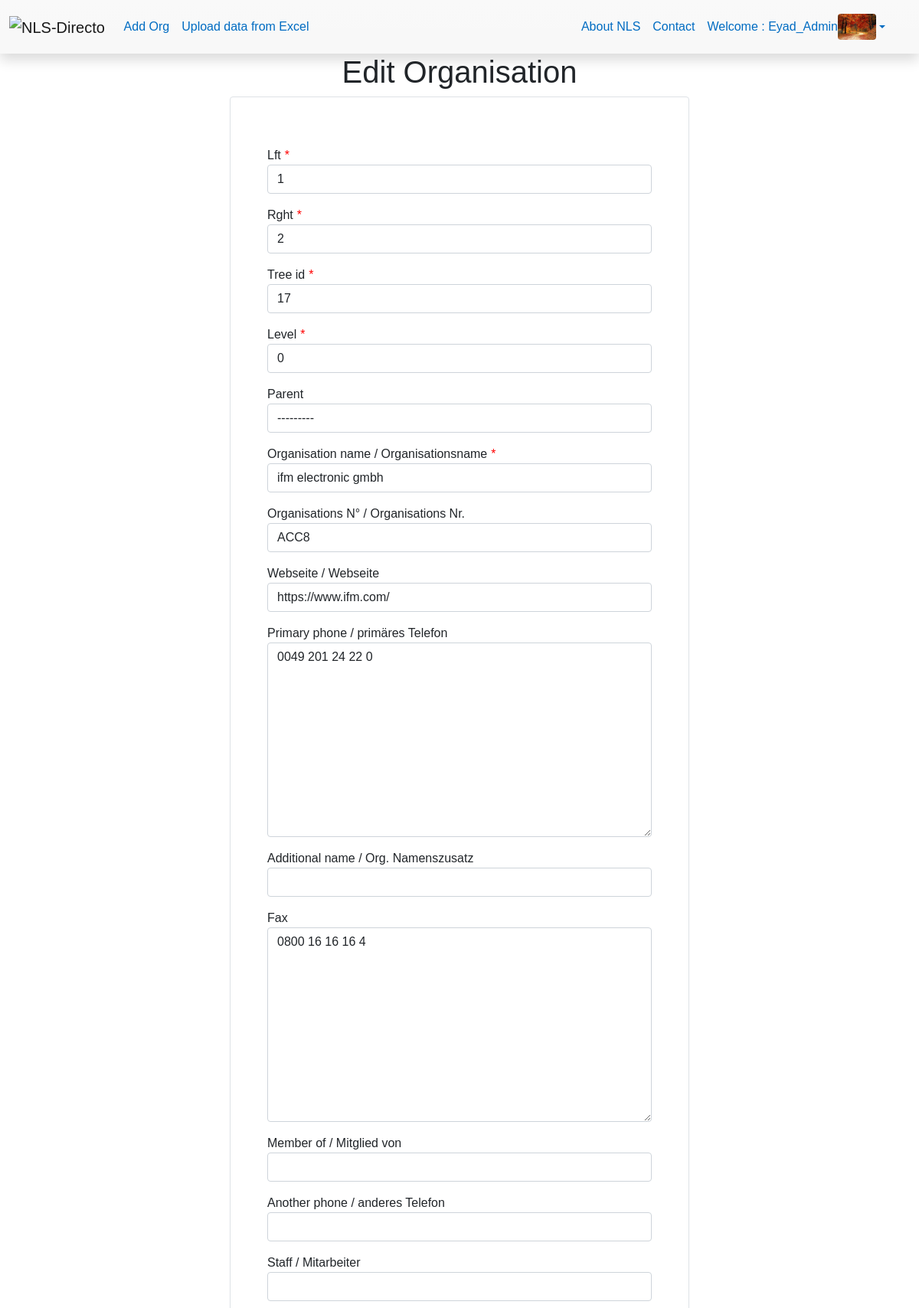
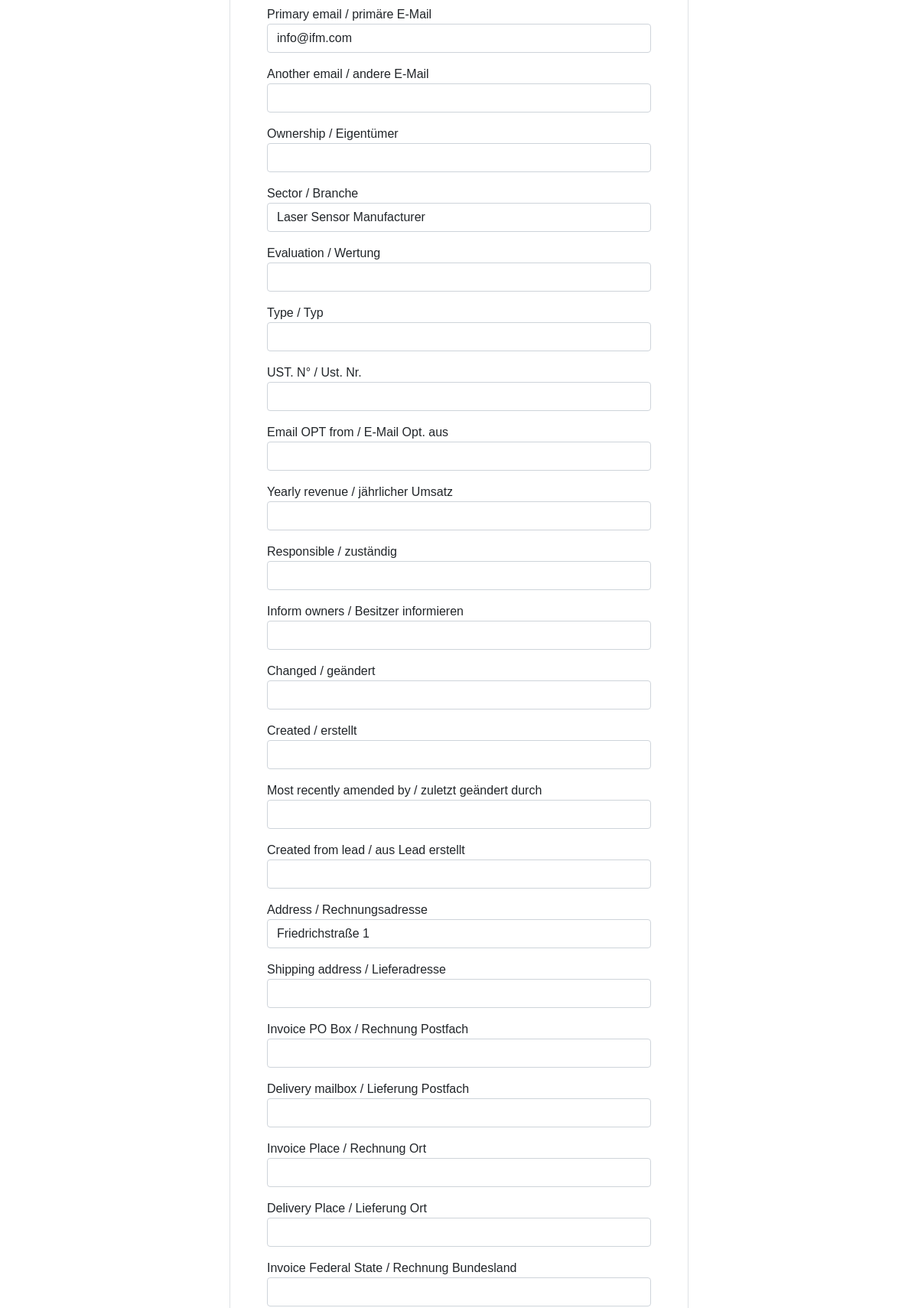
Screenshot of /org_update/8/ (signed in, upper part) with the database file from the repository (2 pictures, top to bottom).
### members/models.py (models this page shows, shortened)
class Profile(models.Model):
    user = models.OneToOneField(
        User, on_delete=models.CASCADE)
    email_confirmed = models.BooleanField(default=False)
    picture = models.ImageField(
        upload_to="user_picture/", null=True, blank=True, default='user_picture/user_img.png')
    created_at = models.DateTimeField(auto_now_add=True)
    updated_at = models.DateTimeField(blank=True, null=True, default=None)

### map_app/models.py (models this page shows, shortened)
class Orgs(MPTTModel):
    parent = TreeForeignKey('self', null=True, blank=True,
                            related_name='children', db_index=True, on_delete=models.CASCADE)
    name = models.CharField(max_length=255, unique=False,
                            verbose_name="Organisation name / Organisationsname")
    org_number = models.CharField(
        max_length=255, blank=True, null=True, verbose_name="Organisations N° / Organisations Nr.")
    website = models.CharField(
        max_length=255, blank=True, null=True, verbose_name="Webseite / Webseite")
    primary_phone = PhoneField(
        max_length=255, blank=True, null=True, verbose_name="Primary phone / primäres Telefon")
    add_name = models.CharField(
        max_length=255, blank=True, null=True, verbose_name="Additional name / Org. Namenszusatz")
    fax = PhoneField(
        max_length=255, blank=True, null=True, verbose_name="Fax")
    member_of = models.CharField(
        max_length=255, blank=True, null=True, verbose_name="Member of / Mitglied von")
    another_phone = models.CharField(
        max_length=255, blank=True, null=True, verbose_name="Another phone / anderes Telefon")
    staff = models.CharField(
        max_length=255, blank=True, null=True, verbose_name="Staff / Mitarbeiter")
    primary_email = models.CharField(
        max_length=255, blank=True, null=True, verbose_name="Primary email / primäre E-Mail")
    another_email = models.CharField(
        max_length=255, blank=True, null=True, verbose_name="Another email / andere E-Mail")
    ownership = models.CharField(
        max_length=255, blank=True, null=True, verbose_name="Ownership / Eigentümer")
    sector = models.CharField(
        max_length=255, blank=True, null=True, verbose_name="Sector / Branche")
    evaluation = models.CharField(
        max_length=255, blank=True, null=True, verbose_name="Evaluation / Wertung")
    org_type = models.CharField(
        max_length=255, blank=True, null=True, verbose_name="Type / Typ")
    ust_number = models.CharField(
        max_length=255, blank=True, null=True, verbose_name="UST. N° / Ust. Nr.")
    email_opt_from = models.CharField(
        max_length=255, blank=True, null=True, verbose_name="Email OPT from / E-Mail Opt. aus")
    yearly_revenue = models.CharField(
        max_length=255, blank=True, null=True, verbose_name="Yearly revenue / jährlicher Umsatz")
    responsible = models.CharField(
        max_length=255, blank=True, null=True, verbose_name="Responsible / zuständig")
    inform_owners = models.CharField(
        max_length=255, blank=True, null=True, verbose_name="Inform owners / Besitzer informieren")
    changed = models.DateTimeField(
        blank=True, null=True, verbose_name="changed / geändert")
    created = models.DateTimeField(
        blank=True, null=True, verbose_name="created / erstellt")
    most_recently_amended_by = models.CharField(
        max_length=255, blank=True, null=True, verbose_name="Most recently amended by / zuletzt geändert durch")
    created_from_lead = models.CharField(
        max_length=255, blank=True, null=True, verbose_name="Created from lead / aus Lead erstellt")
    address = models.CharField(
        max_length=255, blank=True, null=True, verbose_name="address / Rechnungsadresse")
    shipping_address = models.CharField(
        max_length=255, blank=True, null=True, verbose_name="Shipping address / Lieferadresse")
    invoice_po_box = models.CharField(
        max_length=255, blank=True, null=True, verbose_name="Invoice PO Box / Rechnung Postfach")
    delivery_mailbox = models.CharField(
        max_length=255, blank=True, null=True, verbose_name="Delivery mailbox / Lieferung Postfach")
    invoice_place = models.CharField(
        max_length=255, blank=True, null=True, verbose_name="Invoice Place / Rechnung Ort")
    delivery_place = models.CharField(
        max_length=255, blank=True, null=True, verbose_name="Delivery Place / Lieferung Ort")
    org_invoice_federal_state = models.CharField(
        max_length=255, blank=True, null=True, verbose_name="Invoice Federal State / Rechnung Bundesland")
    org_delivery_state = models.CharField(
        max_length=255, blank=True, null=True, verbose_name="Delivery State / Lieferung Bundesland")
    org_Invoice_postal_code = models.CharField(
        max_length=255, blank=True, null=True, verbose_name="Invoice postal code / Rechnung PLZ")
    org_delivery_zip_code = models.CharField(
        max_length=255, blank=True, null=True, verbose_name="Delivery zip code / Lieferung PLZ")
    org_invoice_country = models.CharField(
        max_length=255, blank=True, null=True, verbose_name="Invoice country / Rechnung Land")
    org_country = models.ForeignKey(
        "Countries", related_name="org_country", on_delete=models.SET_NULL, null=True, blank=True)
    org_delivery_country = models.CharField(
        max_length=255, blank=True, null=True, verbose_name="Delivery country / Lieferung Land")
    org_description = models.TextField(
        max_length=2000, blank=True, null=True, verbose_name="Description / Beschreibung")
    about_link = models.CharField(
        max_length=255, null=True, blank=True, verbose_name='About Link')
    full_address = models.CharField(
        max_length=255, null=True, blank=True, verbose_name="Full Address")
    latitude = models.DecimalField(
        max_digits=30, decimal_places=20, null=True, blank=True, default="0.00", verbose_name="Latitude")
    longitude = models.DecimalField(
        max_digits=30, decimal_places=20, null=True, blank=True, default="0.00", verbose_name="Longitude")
    filter_name = models.CharField(
        max_length=255, blank=True, null=True, verbose_name="Filter name")
    order_by = models.IntegerField(
        null=True, blank=True, unique=True, verbose_name="Order Number")
    created_at = models.DateTimeField(auto_now_add=True, auto_now=False)
    updated_at = models.DateTimeField(
        auto_now=True, auto_now_add=False, null=True, blank=True)
    ceo = models.CharField(max_length=255, null=True,
                           blank=True, verbose_name="CEO")
    class MPTTMeta:
        order_insertion_by = ['name']
    class Meta:
        verbose_name_plural = 'organisations'
    def __str__(self):
        return self.name

### map_app/views.py (the view)
# urls.py: path('org_update/<str:id>/', views.org_update, name='org_update'),
@login_required(login_url='user_login')
def org_update(request, id):
    org = get_object_or_404(Orgs, id=id)
    if request.user.is_authenticated and request.user.is_superuser:
        if request.method == 'POST':
            form = NewOrgForm(request.POST or None, instance=org)
            if form.is_valid():
                inst = form.save(commit=False)
                inst.updated_at = datetime.utcnow()
                inst.save()
                messages.success(
                    request, 'The organisation has been updated succesfuly')
                return redirect(org)
            else:
                messages.error(request, 'The form is not valide')
        else:
            form = NewOrgForm(instance=org)
    else:
        messages.error(request, "You Don't have the permissions for this page")
        return redirect('home')
    context = {
        'org': org,
        'form': form,
    }
    return render(request, 'map_app/org/org_update.html', context)

### map_app/forms.py
class NewOrgForm(forms.ModelForm):
    class Meta:
        model = Orgs
        fields = '__all__'
        exclude = ['created_at', 'updated_at']

### map_app/models.py (called while the page is built)
    def __str__(self):
        return self.filtre_name or self.name

### map_app/templates/map_app/org/org_update.html (shortened to what this page needs)
{% extends 'base.html' %}
{% load static i18n crispy_forms_tags %}
{% block content %}
{% if request.user.is_authenticated and request.user.is_superuser %}
<h1 class="text-center">Edit Organisation</h1>
<form action="" method="post" class="w-50 m-auto p-5 border rounded">
    {{form|crispy}}
</form>
{% else %}
<h2 class="alert-danger text-center">you don't have the permission to access this resource</h2>
{% endif %}
{% endblock %}

### map_app/templates/components/main_navbar.html (shortened to what this page needs)
{% load static i18n %}
{% get_current_language as LANGUAGE_CODE %}
<nav class="navbar navbar-expand-lg navbar-light bg-gradient pb-0 pt-0 shadow">
    <div class="container-fluid">
        <a class="navbar-brand" href="{% url 'home' %}" data-aos="fade-right" data-aos-offset="300"
            data-aos-easing="ease-in-sine">
            <img src="{% static 'media/logo/NLS-directory.svg' %}" width="230" alt="NLS-Directory">
        </a>
        <div class="collapse navbar-collapse" id="navbarSupportedContent">
            <ul class="navbar-nav {% if LANGUAGE_CODE == 'ar' %} ml-auto {% else %} mr-auto {% endif %} mb-2 mb-lg-0">
                {% if request.user.is_authenticated %}
                <li class="nav-item">
                    <a class="nav-link {% if request.path == '/add_org/' %} active {% endif %}" aria-current="page"
                        href="{% url 'add_org' %}">
                        Add Org
                    </a>
                </li>
                <li class="nav-item">
                    <a class="nav-link {% if request.path == '/simple_upload/' %} active {% endif %}"
                        aria-current="page" href="{% url 'simple_upload' %}">
                        Upload data from Excel
                    </a>
                </li>
                {% endif %}
            </ul>
            <ul class="navbar-nav {% if LANGUAGE_CODE == 'ar' %} mr-auto {% else %} ml-auto {% endif %} mr-4 mb-lg-0">
                <li class="nav-item">
                    <a class="nav-link  {% if request.path == '/about/' %} active {% endif %}"
                        aria-current="page" href="{% url 'about' %}" data-aos="zoom-in">
                        About NLS
                    </a>
                </li>
                <li class="nav-item">
                    <a class="nav-link  {% if request.path == '/contact/' %} active {% endif %}"
                        aria-current="page" href="{% url 'contact' %}" data-aos="zoom-in">Contact</a>
                </li>
                {% if request.user.is_authenticated %}
                <li class="nav-item dropdown">
                    <a class="nav-link dropdown-toggle" href="" id="navbarDropdown" role="button" data-toggle="dropdown"
                        aria-expanded="false">
                        Welcome : {{ request.user.username }} <img src="{{ request.user.profile.picture.url }}"
                            alt="{{ request.user.username }}" width="50" class="rounded">
                    </a>
                </li>
                {% endif %}
            </ul>
        </div>
    </div>
</nav>

### static/css/main_style.css (style rules this page uses)
body { font-family: Verdana, Geneva, sans-serif; }
nav, footer { background: #f8f8f8; }
.nav-link { transition: all 0.6s ease; }
.navbar-light .navbar-nav .nav-link { color: #006cc2; }
.asteriskField { color: red; margin-right: 5px; margin-left: 5px; }
label { margin-top: 1rem; }
@media (min-width: 992px) { nav .nav-link { height: 70px; display: flex; align-items: center; } }

### rows the page displays
Orgs: lft "1", rght "2", tree_id "17", level "0", parent "---------", org_number "ACC8", website "https://www.ifm.com/", primary_phone "0049 201 24 22 0", fax "0800 16 16 16 4", primary_email "info@ifm.com", sector "Laser Sensor Manufacturer", address "Friedrichstraße 1"
Orgs: name "ifm electronic gmbh"

### other values shown
{{ request.user.username }} "Eyad_Admin"
